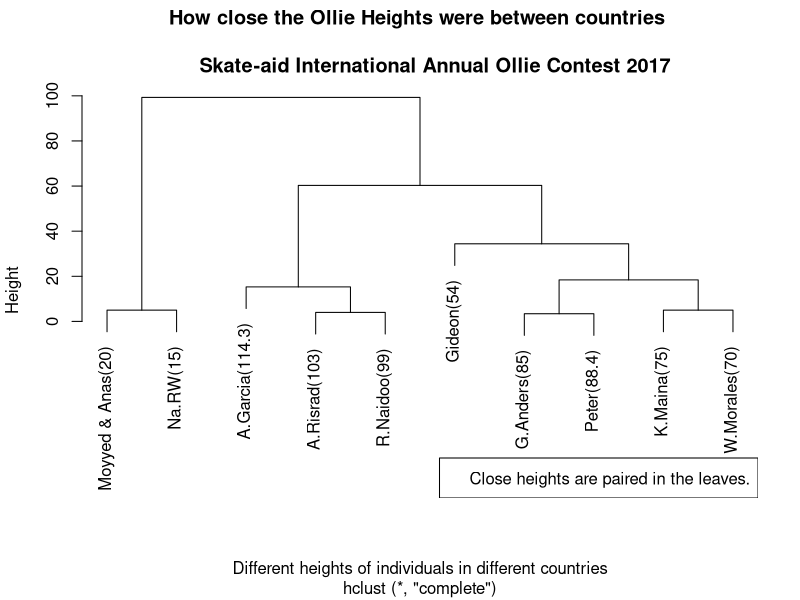

Generate this figure with R:
## ---- chunk 1
knitr::opts_chunk$set(echo = TRUE)
## ---- chunk 2
# making a dataframe of the results of the contest 
ctry <- c('DK','ZA','DE','KE','CR','TZ','UG','PS','RW','US') #different countries
hts <- c(103,99,85,75,70,54,88.4,20,15,114.3) # heights are in centimetres
names <- c('A.Risrad(103)','R.Naidoo(99)','G.Anders(85)','K.Maina(75)','W.Morales(70)','Gideon(54)','Peter(88.4)','Moyyed & Anas(20)','Na.RW(15)','A.Garcia(114.3)')
df <- data.frame(ctry,hts,names)
df
## ---- chunk 3
# Make hierarichal clustering object and visualize
dist_mat <- dist(df[,2]) # selecting the second column
hc <- hclust(dist_mat)
plot(hc, labels = df$names, xlab = "Different heights of individuals in different countries", main = "How close the Ollie Heights were between countries \n
     Skate-aid International Annual Ollie Contest 2017")
legend(x = "bottomright", legend = "Close heights are paired in the leaves.")
## ---- chunk 4
sessionInfo()
